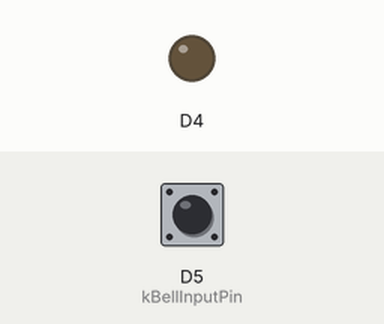
Recording of a sketch running on a simulated ESP8266 (Wemos D1 mini). On the bench: output pins drawn as LEDs (lit = HIGH, except the on-board LED, lit = LOW). Inputs (shaded band) come from the test bench; at power-on: D5 (kBellInputPin) LOW. What the sketch prints to the serial monitor is not drawn.

Above: at 1.5 s.
1.6 s: D5 (kBellInputPin) driven HIGH
At 10.34 s:
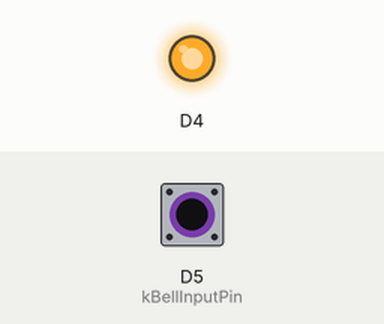
21.8 s: D5 (kBellInputPin) driven LOW
31.8 s: D5 (kBellInputPin) pulsed HIGH 2 times (0.12 s each, 0.3 s apart)
Timing chart, 0 to 41.3 s (numbered marks = the images above; inputs shaded):
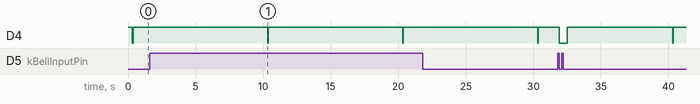

The sketch:

SmartDoorbell.ino
```cpp
#include <Arduino.h>

#include "AppConfig.h"
#include "AppTypes.h"
#include "BellDetector.h"
#include "Diagnostics.h"

Diagnostics diagnostics;
BellDetector bellDetector;

namespace {

void processBellEvents() {
  BellEvent event{};

  while (bellDetector.popEvent(event)) {
    diagnostics.logBellEvent(event);

    if (event.type == BellEventType::ValidPress &&
        AppConfig::kEnableValidBellLed) {
      diagnostics.pulseStatusLed(AppConfig::kValidBellLedPulseMs);
    }
  }
}

}  // namespace

void setup() {
  diagnostics.begin();
  bellDetector.begin();

  const BellDetectorStatus status = bellDetector.status();
  Serial.print(F("[INFO] INPUT | initial_D5="));
  Serial.println(status.currentLevelHigh ? F("HIGH") : F("LOW"));

  diagnostics.log(LogLevel::Info,
                  F("Stage 2 initialization completed."));
}

void loop() {
  // Bell input processing has priority over diagnostics and future services.
  bellDetector.tick();
  processBellEvents();

  diagnostics.tick(bellDetector.status());

  // Yield to the ESP8266 core and feed the software watchdog.
  yield();
}
```

AppTypes.h
```cpp
#pragma once

#include <Arduino.h>

enum class LogLevel : uint8_t {
  Error = 0,
  Warning = 1,
  Info = 2,
  Debug = 3,
};

enum class AppLifecycleState : uint8_t {
  Starting,
  Running,
  Fault,
};

enum class BellDetectorState : uint8_t {
  BootWait,
  WaitingForStableLow,
  Armed,
  HighInProgress,
  HighDuringRearm,
  HighTooLong,
  WaitingForRearm,
};

enum class BellEventType : uint8_t {
  BootWaitFinished,
  Armed,
  PulseStarted,
  ValidPress,
  ShortPulseIgnored,
  HighTooLong,
  RecoveredFromHigh,
  RawQueueOverflow,
  InputResynchronized,
};

// Raw D5 transition captured by the interrupt service routine.
struct EdgeEvent {
  uint32_t timestampUs = 0;
  bool levelHigh = false;
};

// High-level event produced by BellDetector and consumed by the application.
// Pulse duration is retained in microseconds so sub-millisecond electrical
// bounce remains visible in diagnostics instead of being rounded down to 0 ms.
struct BellEvent {
  BellEventType type = BellEventType::BootWaitFinished;
  uint32_t occurredAtMs = 0;
  uint32_t pulseDurationUs = 0;
  uint32_t value = 0;
};

struct BellDetectorStats {
  uint32_t rawEdges = 0;
  uint32_t validPresses = 0;
  uint32_t shortPulsesIgnored = 0;
  uint32_t highTooLongEvents = 0;
  uint32_t rawEdgesDropped = 0;
  uint32_t detectorEventsDropped = 0;
  uint32_t inputResynchronizations = 0;
};

struct BellDetectorStatus {
  BellDetectorState state = BellDetectorState::BootWait;
  bool currentLevelHigh = false;
  uint8_t pendingRawEdges = 0;
  BellDetectorStats stats{};
};

struct RuntimeStats {
  uint32_t uptimeMs = 0;
  uint32_t loopCount = 0;
  uint32_t freeHeapBytes = 0;
  uint32_t minimumFreeHeapBytes = 0;
  uint32_t maximumFreeBlockBytes = 0;
  uint8_t heapFragmentationPercent = 0;
};
```

BellDetector.cpp
```cpp
#include "BellDetector.h"

#include "AppConfig.h"

BellDetector* BellDetector::instance_ = nullptr;

void BellDetector::begin() {
  pinMode(AppConfig::kBellInputPin, AppConfig::kBellInputMode);

  currentLevelHigh_ = digitalRead(AppConfig::kBellInputPin) == HIGH;
  state_ = BellDetectorState::BootWait;
  bootStartedMs_ = millis();
  stopLowStableTracking();
  highStartedUs_ = 0;

  instance_ = this;
  attachInterrupt(digitalPinToInterrupt(AppConfig::kBellInputPin),
                  BellDetector::interruptThunk,
                  CHANGE);
}

void BellDetector::tick() {
  const uint32_t nowMs = millis();

  const uint32_t dropped = rawEdgeQueue_.takeDroppedCount();
  if (dropped > 0U) {
    stats_.rawEdgesDropped += dropped;
    emitEvent(BellEventType::RawQueueOverflow, nowMs, 0, dropped);
  }

  EdgeEvent edge{};
  while (rawEdgeQueue_.pop(edge)) {
    ++stats_.rawEdges;

    // Preserve the event time even if a future network operation delays the
    // main loop. Unsigned subtraction remains valid across micros() rollover as
    // long as an edge is not left queued for more than one micros() cycle.
    const uint32_t processedAtUs = micros();
    const uint32_t ageUs = processedAtUs - edge.timestampUs;
    const uint32_t edgeOccurredAtMs = nowMs - (ageUs / 1000U);
    processEdge(edge, edgeOccurredAtMs);
  }

  // Safety net: if an edge was lost, restore the logical state from the actual
  // D5 level. This does not replace the overflow counter; it prevents the state
  // machine from remaining permanently out of sync.
  const bool physicalLevelHigh =
      digitalRead(AppConfig::kBellInputPin) == HIGH;

  if (physicalLevelHigh != currentLevelHigh_) {
    ++stats_.inputResynchronizations;
    emitEvent(BellEventType::InputResynchronized,
              nowMs,
              0,
              physicalLevelHigh ? 1U : 0U);

    EdgeEvent syntheticEdge{};
    syntheticEdge.timestampUs = micros();
    syntheticEdge.levelHigh = physicalLevelHigh;
    processEdge(syntheticEdge, nowMs);
  }

  updateTimedTransitions(nowMs, micros());
}

bool BellDetector::popEvent(BellEvent& event) {
  if (eventTail_ == eventHead_) {
    return false;
  }

  event = events_[eventTail_];
  eventTail_ = static_cast<uint8_t>(
      (eventTail_ + 1U) % AppConfig::kBellEventQueueCapacity);
  return true;
}

BellDetectorStatus BellDetector::status() const {
  BellDetectorStatus result{};
  result.state = state_;
  result.currentLevelHigh = currentLevelHigh_;
  result.pendingRawEdges = rawEdgeQueue_.size();
  result.stats = stats_;
  return result;
}

void IRAM_ATTR BellDetector::interruptThunk() {
  if (instance_ != nullptr) {
    instance_->captureEdgeFromIsr();
  }
}

void IRAM_ATTR BellDetector::captureEdgeFromIsr() {
  const bool levelHigh = digitalRead(AppConfig::kBellInputPin) == HIGH;
  rawEdgeQueue_.pushFromIsr(micros(), levelHigh);
}

void BellDetector::processEdge(const EdgeEvent& edge,
                               uint32_t edgeOccurredAtMs) {
  // CHANGE should not normally deliver duplicate levels, but ignoring them
  // makes the detector robust to repeated or synthetic synchronization events.
  if (edge.levelHigh == currentLevelHigh_) {
    return;
  }

  currentLevelHigh_ = edge.levelHigh;

  switch (state_) {
    case BellDetectorState::BootWait:
      // Track only the current input level during the startup grace period.
      break;

    case BellDetectorState::WaitingForStableLow:
      if (isRestingLevel()) {
        startLowStableTracking(edgeOccurredAtMs);
      } else {
        stopLowStableTracking();
      }
      break;

    case BellDetectorState::Armed:
      if (isActiveLevel()) {
        startEligibleHighPulse(edge, edgeOccurredAtMs);
      }
      break;

    case BellDetectorState::HighInProgress:
      if (isRestingLevel()) {
        const uint32_t durationUs = edge.timestampUs - highStartedUs_;
        finishHighPulse(durationUs, edgeOccurredAtMs);
      }
      break;

    case BellDetectorState::HighDuringRearm:
      if (isRestingLevel()) {
        const uint32_t durationUs = edge.timestampUs - highStartedUs_;
        finishHighDuringRearm(durationUs, edgeOccurredAtMs);
      }
      break;

    case BellDetectorState::HighTooLong:
      if (isRestingLevel()) {
        const uint32_t durationUs = edge.timestampUs - highStartedUs_;
        emitEvent(BellEventType::RecoveredFromHigh,
                  edgeOccurredAtMs,
                  durationUs,
                  stats_.highTooLongEvents);
        enterWaitingForRearm(edgeOccurredAtMs);
      }
      break;

    case BellDetectorState::WaitingForRearm:
      if (isRestingLevel()) {
        startLowStableTracking(edgeOccurredAtMs);
      } else if (hasCompletedRearmAt(edgeOccurredAtMs)) {
        // The main loop may not have run at the exact 100 ms boundary. Use the
        // edge occurrence timestamp so a valid fast second press is not lost.
        arm(edgeOccurredAtMs);
        startEligibleHighPulse(edge, edgeOccurredAtMs);
      } else {
        // LOW did not remain stable long enough to distinguish a new press from
        // contact bounce or continuation of the previous electrical event.
        startHighDuringRearm(edge);
      }
      break;
  }
}

void BellDetector::updateTimedTransitions(uint32_t nowMs, uint32_t nowUs) {
  switch (state_) {
    case BellDetectorState::BootWait:
      if (static_cast<uint32_t>(nowMs - bootStartedMs_) >=
          AppConfig::kBootWaitMs) {
        emitEvent(BellEventType::BootWaitFinished,
                  nowMs,
                  0,
                  currentLevelHigh_ ? 1U : 0U);
        enterWaitingForStableLow(nowMs);
      }
      break;

    case BellDetectorState::WaitingForStableLow:
      if (isRestingLevel() && lowStableTracking_ &&
          static_cast<uint32_t>(nowMs - lowStableSinceMs_) >=
              AppConfig::kArmLowStableMs) {
        arm(nowMs);
      }
      break;

    case BellDetectorState::HighInProgress:
    case BellDetectorState::HighDuringRearm:
      if (isActiveLevel() &&
          (nowUs - highStartedUs_) >
              (AppConfig::kMaximumBellHighMs * 1000UL)) {
        reportHighTooLong(nowMs, nowUs - highStartedUs_);
      }
      break;

    case BellDetectorState::WaitingForRearm:
      if (isRestingLevel() && lowStableTracking_ &&
          static_cast<uint32_t>(nowMs - lowStableSinceMs_) >=
              AppConfig::kRearmLowStableMs) {
        arm(nowMs);
      }
      break;

    case BellDetectorState::Armed:
    case BellDetectorState::HighTooLong:
      break;
  }
}

void BellDetector::startEligibleHighPulse(const EdgeEvent& edge,
                                          uint32_t edgeOccurredAtMs) {
  highStartedUs_ = edge.timestampUs;
  state_ = BellDetectorState::HighInProgress;
  stopLowStableTracking();
  emitEvent(BellEventType::PulseStarted, edgeOccurredAtMs);
}

void BellDetector::startHighDuringRearm(const EdgeEvent& edge) {
  highStartedUs_ = edge.timestampUs;
  state_ = BellDetectorState::HighDuringRearm;
  stopLowStableTracking();
}

void BellDetector::finishHighPulse(uint32_t durationUs,
                                   uint32_t edgeOccurredAtMs) {
  if (durationUs < (AppConfig::kMinimumBellHighMs * 1000UL)) {
    ++stats_.shortPulsesIgnored;
    emitEvent(BellEventType::ShortPulseIgnored,
              edgeOccurredAtMs,
              durationUs,
              stats_.shortPulsesIgnored);
    enterWaitingForRearm(edgeOccurredAtMs);
    return;
  }

  if (durationUs <= (AppConfig::kMaximumBellHighMs * 1000UL)) {
    ++stats_.validPresses;
    emitEvent(BellEventType::ValidPress,
              edgeOccurredAtMs,
              durationUs,
              stats_.validPresses);
    enterWaitingForRearm(edgeOccurredAtMs);
    return;
  }

  // This path is possible if the main loop was delayed for more than 15 seconds
  // and later receives both the rising and falling edges together.
  reportHighTooLong(edgeOccurredAtMs, durationUs);
  emitEvent(BellEventType::RecoveredFromHigh,
            edgeOccurredAtMs,
            durationUs,
            stats_.highTooLongEvents);
  enterWaitingForRearm(edgeOccurredAtMs);
}

void BellDetector::finishHighDuringRearm(uint32_t durationUs,
                                         uint32_t edgeOccurredAtMs) {
  // A HIGH that begins before the stable-LOW rearm interval is complete is not
  // a new bell press. It is still monitored so a disconnected input or other
  // abnormal long HIGH cannot remain hidden in the rearm state.
  if (durationUs > (AppConfig::kMaximumBellHighMs * 1000UL)) {
    reportHighTooLong(edgeOccurredAtMs, durationUs);
    emitEvent(BellEventType::RecoveredFromHigh,
              edgeOccurredAtMs,
              durationUs,
              stats_.highTooLongEvents);
  }

  enterWaitingForRearm(edgeOccurredAtMs);
}

void BellDetector::reportHighTooLong(uint32_t occurredAtMs,
                                     uint32_t durationUs) {
  ++stats_.highTooLongEvents;
  state_ = BellDetectorState::HighTooLong;
  emitEvent(BellEventType::HighTooLong,
            occurredAtMs,
            durationUs,
            stats_.highTooLongEvents);
}

void BellDetector::enterWaitingForStableLow(uint32_t nowMs) {
  state_ = BellDetectorState::WaitingForStableLow;

  if (isRestingLevel()) {
    startLowStableTracking(nowMs);
  } else {
    stopLowStableTracking();
  }
}

void BellDetector::enterWaitingForRearm(uint32_t nowMs) {
  state_ = BellDetectorState::WaitingForRearm;

  if (isRestingLevel()) {
    startLowStableTracking(nowMs);
  } else {
    stopLowStableTracking();
  }
}

void BellDetector::startLowStableTracking(uint32_t nowMs) {
  lowStableSinceMs_ = nowMs;
  lowStableTracking_ = true;
}

void BellDetector::stopLowStableTracking() {
  lowStableSinceMs_ = 0;
  lowStableTracking_ = false;
}

void BellDetector::arm(uint32_t nowMs) {
  state_ = BellDetectorState::Armed;
  stopLowStableTracking();
  emitEvent(BellEventType::Armed, nowMs, 0, stats_.validPresses);
}

void BellDetector::emitEvent(BellEventType type,
                             uint32_t occurredAtMs,
                             uint32_t pulseDurationUs,
                             uint32_t value) {
  const uint8_t next = static_cast<uint8_t>(
      (eventHead_ + 1U) % AppConfig::kBellEventQueueCapacity);

  if (next == eventTail_) {
    ++stats_.detectorEventsDropped;
    return;
  }

  BellEvent& event = events_[eventHead_];
  event.type = type;
  event.occurredAtMs = occurredAtMs;
  event.pulseDurationUs = pulseDurationUs;
  event.value = value;
  eventHead_ = next;
}

bool BellDetector::isRestingLevel() const {
  return currentLevelHigh_ == AppConfig::kRestingLevelHigh;
}

bool BellDetector::isActiveLevel() const {
  return currentLevelHigh_ == AppConfig::kActiveLevelHigh;
}

bool BellDetector::hasCompletedRearmAt(uint32_t occurredAtMs) const {
  return lowStableTracking_ &&
         static_cast<uint32_t>(occurredAtMs - lowStableSinceMs_) >=
             AppConfig::kRearmLowStableMs;
}
```

BellDetector.h
```cpp
#pragma once

#include <Arduino.h>

#include "AppTypes.h"
#include "EventQueue.h"

class BellDetector {
 public:
  BellDetector() = default;

  void begin();
  void tick();

  bool popEvent(BellEvent& event);
  BellDetectorStatus status() const;

 private:
  static void IRAM_ATTR interruptThunk();
  void IRAM_ATTR captureEdgeFromIsr();

  void processEdge(const EdgeEvent& edge, uint32_t edgeOccurredAtMs);
  void updateTimedTransitions(uint32_t nowMs, uint32_t nowUs);
  void startEligibleHighPulse(const EdgeEvent& edge,
                              uint32_t edgeOccurredAtMs);
  void startHighDuringRearm(const EdgeEvent& edge);
  void finishHighPulse(uint32_t durationUs, uint32_t edgeOccurredAtMs);
  void finishHighDuringRearm(uint32_t durationUs,
                             uint32_t edgeOccurredAtMs);
  void reportHighTooLong(uint32_t occurredAtMs, uint32_t durationUs);

  void enterWaitingForStableLow(uint32_t nowMs);
  void enterWaitingForRearm(uint32_t nowMs);
  void startLowStableTracking(uint32_t nowMs);
  void stopLowStableTracking();
  void arm(uint32_t nowMs);

  void emitEvent(BellEventType type,
                 uint32_t occurredAtMs,
                 uint32_t pulseDurationUs = 0,
                 uint32_t value = 0);

  bool isRestingLevel() const;
  bool isActiveLevel() const;
  bool hasCompletedRearmAt(uint32_t occurredAtMs) const;

  static BellDetector* instance_;

  EdgeEventQueue rawEdgeQueue_{};

  BellDetectorState state_ = BellDetectorState::BootWait;
  BellDetectorStats stats_{};
  bool currentLevelHigh_ = false;

  uint32_t bootStartedMs_ = 0;
  uint32_t lowStableSinceMs_ = 0;
  bool lowStableTracking_ = false;
  uint32_t highStartedUs_ = 0;

  BellEvent events_[AppConfig::kBellEventQueueCapacity]{};
  uint8_t eventHead_ = 0;
  uint8_t eventTail_ = 0;
};
```

Diagnostics.h
```cpp
#pragma once

#include <Arduino.h>

#include "AppTypes.h"

class Diagnostics {
 public:
  Diagnostics() = default;

  void begin();
  void tick(const BellDetectorStatus& bellStatus);

  RuntimeStats stats() const;
  AppLifecycleState lifecycleState() const;

  void log(LogLevel level, const __FlashStringHelper* message) const;
  void log(LogLevel level, const char* message) const;
  void logBellEvent(const BellEvent& event) const;
  void pulseStatusLed(uint32_t durationMs);

 private:
  void configureStatusLed();
  void setStatusLed(bool enabled);
  void startStatusLedPulse(uint32_t nowMs, uint32_t durationMs);
  void updateStatusLed(uint32_t nowMs);

  void sampleRuntimeStats(uint32_t nowMs);
  void printBootReport();
  void printHeartbeat(uint32_t nowMs,
                      const BellDetectorStatus& bellStatus);
  void printDetailedMemoryReport();
  void printBellStatus(const BellDetectorStatus& bellStatus) const;
  void checkMemoryWarnings();

  bool shouldLog(LogLevel level) const;
  const __FlashStringHelper* levelText(LogLevel level) const;
  const __FlashStringHelper* bellStateText(BellDetectorState state) const;
  const __FlashStringHelper* inputLevelText(bool levelHigh) const;

  AppLifecycleState lifecycleState_ = AppLifecycleState::Starting;
  RuntimeStats stats_{};

  uint32_t lastHeartbeatMs_ = 0;
  uint32_t lastDetailedMemoryMs_ = 0;
  uint32_t ledPulseStartedMs_ = 0;
  uint32_t ledPulseDurationMs_ = 0;
  bool ledPulseActive_ = false;
};
```

Source omitted: Diagnostics.cpp (11797 bytes), EventQueue.h (1788 bytes), AppConfig.h (4466 bytes)

Measured:
- by itself, D4: alternates HIGH for 10.0 s and LOW for 0.04 s
